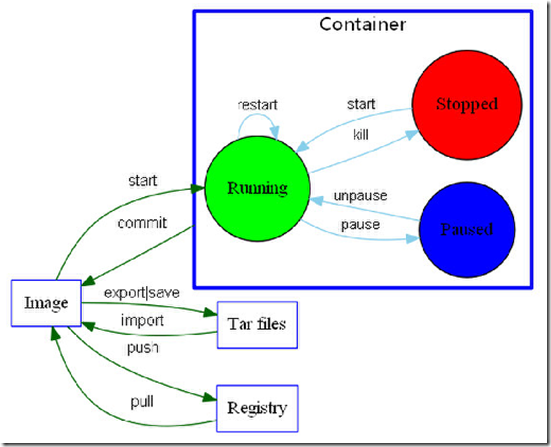
#> input picture docker/Docker命令.png, 551 x 447 px
$ python -i '将PaddleOCR识别结果转换为svg矢量图.py'   (imports and definitions only)
#> lines starting #> are read from the running program, lines starting #| are printed output that depends on the picture; after the words box and inside, x2 and y2 are one past the last pixel; in counts of white or black regions, pixels touching at a corner belong together
#!/usr/bin/env python
# coding=utf-8

import json
import cv2
import os
import numpy as np
import svgwrite

USER_DIR = os.path.expanduser('~')


def remove_gray_background_for_chinese_char(image_path, output_path, threshold=150):
    '''去除灰色背景，让汉字笔迹更清晰、对比度更高'''
    # 打开图片并转为 RGBA（确保有透明通道）
    img = Image.open(image_path).convert("RGBA")
    data = img.getdata()
    new_data = []
    for item in data:
        r, g, b, a = item
        gray = (r + g + b) // 3
        if gray > threshold:
            new_data.append((0, 0, 0, 0))  # 完全透明
        else:
            new_data.append((0, 0, 0, 255))  # 黑色，保留汉字笔迹
    img.putdata(new_data)
    img.save(output_path, "PNG")

# OCR 结果转 SVG 的函数
def convert_image_to_svg(input_image_path, output_svg_path, max_size=64):
    # 读取图像并转为灰度图
#> called with input_image_path = '../docker/Docker命令.png', output_svg_path = 'out.png', max_size = 64
    img = cv2.imread(input_image_path, cv2.IMREAD_GRAYSCALE)
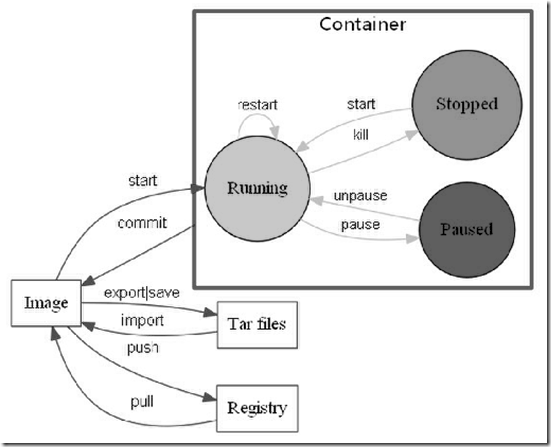
#> img: shape (447, 551); min 0, max 255, mean 232.5
    if img is None:
        print(f"无法读取图像: {input_image_path}")
        return

    # 调整图像大小
    img = cv2.resize(img, (max_size, max_size), interpolation=cv2.INTER_AREA)
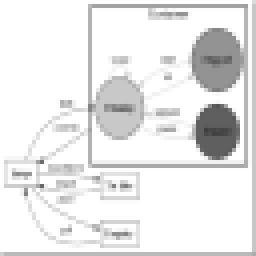
#> img: shape (64, 64) (shown 4 times larger); min 63, max 255, mean 232.5

    # 二值化处理（字符为白色，背景为黑色）
    _, binary_img = cv2.threshold(img, 128, 255, cv2.THRESH_BINARY)
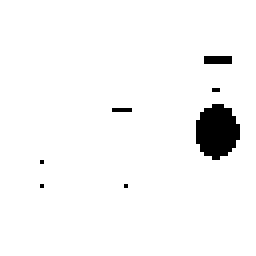
#> binary_img: shape (64, 64) (shown 4 times larger); 96.6% white; 7 black regions (6 under 20 px), largest, box (x1, y1, x2, y2) and area: (49, 26, 60, 40) 116

    # 边缘检测
    edges = cv2.Canny(binary_img, 50, 150)  # 调整 Canny 参数
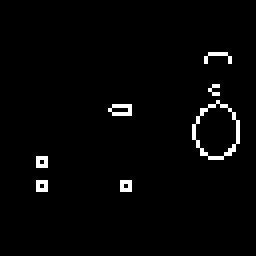
#> edges: shape (64, 64) (shown 4 times larger); 2.1% white in thin lines or dots, all inside (x1, y1, x2, y2) = (9, 13, 60, 48)

    # 寻找轮廓
    contours, _ = cv2.findContours(edges, cv2.RETR_EXTERNAL, cv2.CHAIN_APPROX_SIMPLE)
#> contours = 7 contours, 6 with area under 20; largest, box (x1, y1, x2, y2) and area: (48, 25, 60, 40) 115

    # 调试输出：查看是否找到轮廓
    if not contours:
        print(f"未找到轮廓: {input_image_path}")
        return

    # 创建 SVG 文件
#> (the run stopped early here; a loop or call above may not have finished)
